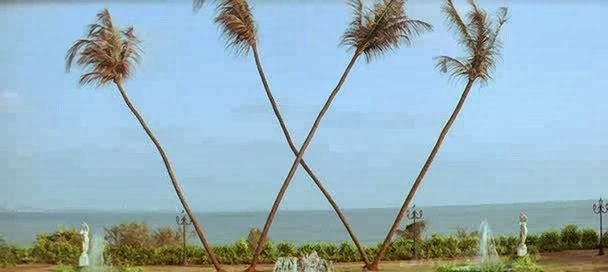
#> input picture Examples/test1.jpg, 608 x 272 px, found by its file name
$ jupyter execute crypto.ipynb
#> lines starting #> are read from the running program, lines starting #| are printed output that depends on the picture; long printed decimals are rounded
kernel : 3.11.5

[cell 1]
from collections import Counter
import numpy as np
from PIL import Image
from sklearn.cluster import KMeans

def find_least_dominant_color(image_path, k=8):

#> called with image_path = 'test1.jpg', k = 8
    try:
        image = Image.open(image_path)
#> image is the input picture: PIL image 608x272 RGB; mean R, G, B 150.2, 177.5, 189.6

        if image.mode not in ['RGB', 'RGBA']:
            print(f"Error: Unsupported image mode '{image.mode}'. Only RGB and RGBA are supported.")
            return None

        image.thumbnail((150, 150))
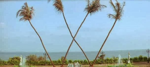
#> image: PIL image 150x67 RGB; mean R, G, B 150.3, 177.6, 189.8
        np_image = np.array(image)

        pixels = np_image.reshape(-1, np_image.shape[2])
        if image.mode == 'RGBA':
            pixels = pixels[:, :3]

        kmeans = KMeans(n_clusters=k, random_state=42, n_init='auto')
        kmeans.fit(pixels)

        unique, counts = np.unique(kmeans.labels_, return_counts=True)
        least_common_cluster_index = np.argmin(counts)
        least_dominant_color = tuple(int(c) for c in kmeans.cluster_centers_[least_common_cluster_index])

        return least_dominant_color
    except Exception as e:
        print(f"Error finding least dominant color: {e}")
        return None

dominant_color_rgb = find_least_dominant_color('test1.jpg')
print("Dominant color (R, G, B):", tuple(dominant_color_rgb))

[cell 2]
from PIL import Image
import numpy as np
from sklearn.cluster import KMeans
import math

def find_least_dominant_color(image_path, k=8):

    try:
        image = Image.open(image_path)

        if image.mode not in ['RGB', 'RGBA']:
            print(f"Error: Unsupported image mode '{image.mode}'. Only RGB and RGBA are supported.")
            return None

        image.thumbnail((150, 150))
        np_image = np.array(image)

        pixels = np_image.reshape(-1, np_image.shape[2])
        if image.mode == 'RGBA':
            pixels = pixels[:, :3]

        kmeans = KMeans(n_clusters=k, random_state=42, n_init='auto')
        kmeans.fit(pixels)

        unique, counts = np.unique(kmeans.labels_, return_counts=True)
        least_common_cluster_index = np.argmin(counts)
        least_dominant_color = tuple(int(c) for c in kmeans.cluster_centers_[least_common_cluster_index])

        return least_dominant_color
    except Exception as e:
        print(f"Error finding least dominant color: {e}")
        return None

def calculate_color_distance(color1, color2):
    return np.sqrt(sum([(c1 - c2) ** 2 for c1, c2 in zip(color1[:3], color2[:3])]))          # Calculates the Euclidean distance between two RGB colors.

def encode_with_dynamic_tolerance(image_path, message):

#> called with image_path = 'test1.jpg', message = 'There is 10 crore hidden under me!!'
    print("--- STARTING ENCODING ---")
    print("Step 1: Finding the least dominant color...")
    least_dominant_color = find_least_dominant_color(image_path)
    if least_dominant_color is None:
        return None
    print(f"Least dominant color found: {least_dominant_color}")

    try:
        image = Image.open(image_path)
        if image.mode not in ['RGB', 'RGBA']:
             print(f"Error: Unsupported image mode '{image.mode}' for encoding.")
             return None

        binary_message = ''.join(format(ord(char), '08b') for char in message) + '1111111111111110'
        required_pixels = math.ceil(len(binary_message) / 3)
        print(f"Message requires {required_pixels} pixels to hide.")

        print("Step 2: Calculating precise tolerance and boundary count...")
        all_pixels = list(image.getdata())
#> all_pixels = 165376 items

        distances = [calculate_color_distance(tuple(c & 0xFE for c in p[:3]), least_dominant_color) for p in all_pixels]
#> distances = 165376 items
        distances.sort()

        if required_pixels > len(distances):
            print("Error: Message is too long for the number of pixels in the image.")
            return None

        calculated_tolerance = distances[required_pixels - 1]
#> calculated_tolerance = 4.9

        count_less_than_tolerance = len([d for d in distances if d < calculated_tolerance])
#> count_less_than_tolerance = 74
        pixels_from_boundary_to_use = required_pixels - count_less_than_tolerance
#> pixels_from_boundary_to_use = 25

        print(f"Optimal tolerance: {calculated_tolerance}")
#| Optimal tolerance: 4.899
        print(f"Pixels needed from boundary: {pixels_from_boundary_to_use}")
#| Pixels needed from boundary: 25

        print("Step 3: Hiding the message using the new key system...")
        message_index = 0
        pixels_used = 0
        pixels_on_boundary_used = 0

        img_map = image.load()
        for y in range(image.height):
            for x in range(image.width):
                if message_index < len(binary_message):
                    pixel_color = img_map[x, y]

                    pixel_for_distance_calc = tuple(c & 0xFE for c in pixel_color[:3])
                    distance = calculate_color_distance(pixel_for_distance_calc, least_dominant_color)

                    use_pixel = False
                    if distance < calculated_tolerance:
                        use_pixel = True
                    elif distance == calculated_tolerance:
                        if pixels_on_boundary_used < pixels_from_boundary_to_use:
                            use_pixel = True
                            pixels_on_boundary_used += 1

                    if use_pixel:
                        r, g, b = pixel_color[:3]
                        bits_to_hide = binary_message[message_index : message_index + 3]

                        new_r = r & 0xFE | int(bits_to_hide[0]) if len(bits_to_hide) > 0 else r
                        new_g = g & 0xFE | int(bits_to_hide[1]) if len(bits_to_hide) > 1 else g
                        new_b = b & 0xFE | int(bits_to_hide[2]) if len(bits_to_hide) > 2 else b

                        if image.mode == 'RGBA':
                            img_map[x, y] = (new_r, new_g, new_b, pixel_color[3])
                        else:
                            img_map[x, y] = (new_r, new_g, new_b)

                        message_index += len(bits_to_hide)
                        pixels_used += 1
                else:
                    break
            if message_index >= len(binary_message):
                break
#> after the loop, message_index = 296; pixels_on_boundary_used = 25; pixels_used = 99

        print(f"Message hidden within {pixels_used} pixels.")
#| Message hidden within 99 pixels.
        output_filename = 'encoded_least_dominant.png'
        image.save(output_filename)
        print(f"Encoded image saved as '{output_filename}'")

        return (least_dominant_color, calculated_tolerance, pixels_from_boundary_to_use)

    except Exception as e:
        print(f"An error occurred during encoding: {e}")
        return None


if __name__ == '__main__':
    original_image_file = 'test1.jpg'
    secret_message = "There is 10 crore hidden under me!!"

    encoding_keys = encode_with_dynamic_tolerance(original_image_file, secret_message)
#> encoding_keys = ((84, 72, 32), 4.9, 25)

    if encoding_keys:
        least_dom_color_key, tolerance_key, boundary_key = encoding_keys
#> least_dom_color_key = (84, 72, 32); tolerance_key = 4.9; boundary_key = 25

        print("\n--- KEYS GENERATED ---")
        print(f"Key 1 (Color): {least_dom_color_key}")
#| Key 1 (Color): (84, 72, 32)
        print(f"Key 2 (Tolerance): {tolerance_key}")
#| Key 2 (Tolerance): 4.899
        print(f"Key 3 (Boundary Count): {boundary_key}")
#| Key 3 (Boundary Count): 25

    else:
        print("\nEncoding failed. Please check the error messages.")

[cell 3]
def decode_with_key(image_path, key_color, key_tolerance, key_boundary_count):

#> called with image_path = 'encoded_least_dominant.png', key_color = (84, 72, 32), key_tolerance = 4.9, key_boundary_count = 25
    print("\n--- STARTING DECODING ---")
    print(f"Using Key Color: {key_color}, Tolerance: {key_tolerance}, Boundary Count: {key_boundary_count}")
#| Using Key Color: (84, 72, 32), Tolerance: 4.899, Boundary Count: 25

    try:
        image = Image.open(image_path)
        if image.mode not in ['RGB', 'RGBA']:
             print(f"Error: Unsupported image mode '{image.mode}' for decoding.")
             return "Decoding failed due to unsupported image mode."

        binary_message = ""
        delimiter = '1111111111111110'
        pixels_on_boundary_read = 0

        print("Step 1: Scanning for valid pixels using the 3-part key...")
        for y in range(image.height):
            for x in range(image.width):
                pixel_color = image.getpixel((x, y))

                pixel_for_distance_calc = tuple(c & 0xFE for c in pixel_color[:3])
                distance = calculate_color_distance(pixel_for_distance_calc, key_color)

                read_pixel = False
                if distance < key_tolerance:
                    read_pixel = True
                elif distance == key_tolerance:
                    if pixels_on_boundary_read < key_boundary_count:
                        read_pixel = True
                        pixels_on_boundary_read += 1

                if read_pixel:
                    r, g, b = pixel_color[:3]
                    binary_message += str(r & 1)
                    binary_message += str(g & 1)
                    binary_message += str(b & 1)

                if delimiter in binary_message:
                    break
            if delimiter in binary_message:
                break
#> after the loop, pixels_on_boundary_read = 25

        delimiter_pos = binary_message.find(delimiter)
#> delimiter_pos = 280
        if delimiter_pos == -1:
            return "Decoding failed. Could not find message delimiter. The key may be incorrect or the image is corrupt."

        binary_message = binary_message[:delimiter_pos]
        decoded_message = "".join(chr(int(binary_message[i:i+8], 2)) for i in range(0, len(binary_message), 8))
        return decoded_message

    except Exception as e:
        return f"An error occurred during decoding: {e}"


encoded_image_file = 'encoded_least_dominant.png'
revealed_message = decode_with_key(encoded_image_file, least_dom_color_key, tolerance_key, boundary_key)
#> revealed_message = 'There is 10 crore hidden under me!!'
print(f"The revealed message is: '{revealed_message}'")
#| The revealed message is: 'There is 10 crore hidden under me!!'

[cell 4]
def create_visualization(original_image_path, key_color, key_tolerance, key_boundary_count):

#> called with original_image_path = 'test1.jpg', key_color = (84, 72, 32), key_tolerance = 4.9, key_boundary_count = 25
    try:
        image = Image.open(original_image_path)
        if image.mode not in ['RGB', 'RGBA']:
            print("Visualization skipped: Unsupported image mode.")
            return

        viz_image = image.copy()
        img_map = viz_image.load()
        pixels_on_boundary_highlighted = 0
        highlight_color = (255, 0, 0) # Bright red for visibility

        for y in range(viz_image.height):
            for x in range(viz_image.width):
                pixel_color = img_map[x, y]

                pixel_for_distance_calc = tuple(c & 0xFE for c in pixel_color[:3])
                distance = calculate_color_distance(pixel_for_distance_calc, key_color)

                highlight_pixel = False
                if distance < key_tolerance:
                    highlight_pixel = True
                elif distance == key_tolerance:
                    if pixels_on_boundary_highlighted < key_boundary_count:
                        highlight_pixel = True
                        pixels_on_boundary_highlighted += 1

                if highlight_pixel:
                    if viz_image.mode == 'RGBA':
                        img_map[x, y] = (*highlight_color, pixel_color[3])
                    else:
                        img_map[x, y] = highlight_color
#> after the loop, pixels_on_boundary_highlighted = 25

        output_filename = 'visualization.png'
#> output_filename = 'visualization.png'
        viz_image.save(output_filename)
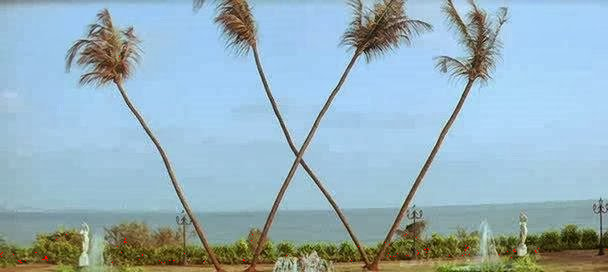
#> saved as visualization.png: PIL image 608x272 RGB; mean R, G, B 150.3, 177.4, 189.6
        print(f"Visualization image saved as '{output_filename}'")
#| Visualization image saved as 'visualization.png'

    except Exception as e:
        print(f"An error occurred during visualization creation: {e}")

create_visualization(original_image_file, least_dom_color_key, tolerance_key, boundary_key)
